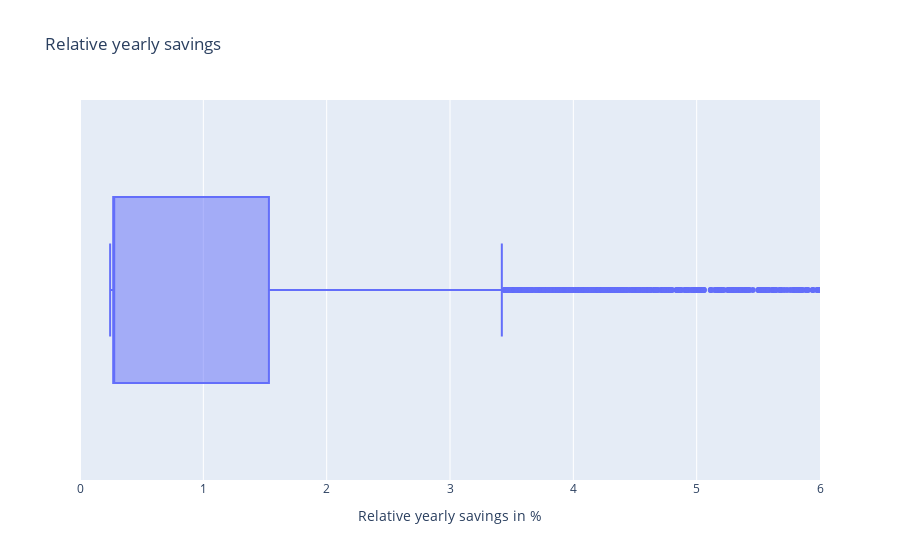

Source (notebook cell):
### Code cell
perc_yearly_savings = (abs_diff["total_yearly_costs_eur"] / baseline["total_yearly_costs_eur"]) * 100
median_perc_yearly_savings = perc_yearly_savings.median()
print(f"{median_perc_yearly_savings=:.2f} %")
mean_perc_yearly_savings = perc_yearly_savings.mean()
print(f"{mean_perc_yearly_savings=:.2f} %")
min_perc_yearly_savings = perc_yearly_savings.min()
print(f"{min_perc_yearly_savings=:.2f} %")
max_perc_yearly_savings = perc_yearly_savings.max()
print(f"{max_perc_yearly_savings=:.2f} %")
q95_perc_yearly_savings = perc_yearly_savings.quantile(0.8)
print(f"{q95_perc_yearly_savings=:.2f} %")
print("-----------------------")
n_profiles_1pct_yearly_savings = len(perc_yearly_savings[perc_yearly_savings > 1])
print(f"Number of profiles with more than 1% yearly savings: {n_profiles_1pct_yearly_savings}")
perc_profiles_1pct_yearly_savings = (n_profiles_1pct_yearly_savings / len(perc_yearly_savings)) * 100
print(f"Percentage of profiles with more than 1% yearly savings: {perc_profiles_1pct_yearly_savings:.2f} %")
n_profiles_2pct_yearly_savings = len(perc_yearly_savings[perc_yearly_savings > 2])
print(f"Number of profiles with more than 2% yearly savings: {n_profiles_2pct_yearly_savings}")
perc_profiles_2pct_yearly_savings = (n_profiles_2pct_yearly_savings / len(perc_yearly_savings)) * 100
print(f"Percentage of profiles with more than 2% yearly savings: {perc_profiles_2pct_yearly_savings:.2f} %")
n_profiles_3pct_yearly_savings = len(perc_yearly_savings[perc_yearly_savings > 3])
print(f"Number of profiles with more than 3% yearly savings: {n_profiles_3pct_yearly_savings}")
perc_profiles_3pct_yearly_savings = (n_profiles_3pct_yearly_savings / len(perc_yearly_savings)) * 100
print(f"Percentage of profiles with more than 3% yearly savings: {perc_profiles_3pct_yearly_savings:.2f} %")


fig_df = pd.DataFrame()
fig_df["Savings"] = perc_yearly_savings.copy()
fig_df = fig_df.rename(columns={"Savings": "Savings"})
fig = px.box(
    data_frame=fig_df,
    x="Savings",
    title="Relative yearly savings")
fig.update_layout(xaxis_title="Relative yearly savings in %", yaxis_title="")
fig.update_xaxes(range=[0, 6])
fig.show()

### Figure 1 — Plotly figure (JSON) as saved in the notebook; plotly's stock layout.template omitted (floating-point values rounded to 4 significant figures; data arrays with more than 128 entries replaced by an {"elided": "..."} marker saying what was removed)
{"data": [{"alignmentgroup": "True", "hovertemplate": "Savings=%{x}<extra></extra>", "legendgroup": "", "marker": {"color": "#636efa"}, "name": "", "notched": false, "offsetgroup": "", "orientation": "h", "showlegend": false, "type": "box", "x": {"elided": "5359 float values"}, "x0": " ", "xaxis": "x", "y0": " ", "yaxis": "y"}], "layout": {"boxmode": "group", "legend": {"tracegroupgap": 0}, "title": {"text": "Relative yearly savings"}, "xaxis": {"anchor": "y", "domain": [0, 1], "range": [0, 6], "title": {"text": "Relative yearly savings in %"}}, "yaxis": {"anchor": "x", "domain": [0, 1], "title": {"text": ""}}}}
